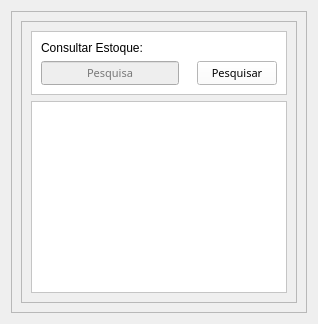
        <widget class="QWidget" name="Produtos">
         <layout class="QVBoxLayout" name="verticalLayout_2">
          <item>
           <widget class="QFrame" name="frame_4">
            <property name="frameShape">
             <enum>QFrame::StyledPanel</enum>
            </property>
            <property name="frameShadow">
             <enum>QFrame::Raised</enum>
            </property>
            <layout class="QVBoxLayout" name="verticalLayout_3">
             <item>
              <widget class="QFrame" name="frame_5">
               <property name="frameShape">
                <enum>QFrame::StyledPanel</enum>
               </property>
               <property name="frameShadow">
                <enum>QFrame::Raised</enum>
               </property>
               <layout class="QVBoxLayout" name="verticalLayout_4">
                <item>
                 <widget class="QFrame" name="frame_6">
                  <property name="styleSheet">
                   <string notr="true">background-color: rgb(255, 255, 255);</string>
                  </property>
                  <property name="frameShape">
                   <enum>QFrame::StyledPanel</enum>
                  </property>
                  <property name="frameShadow">
                   <enum>QFrame::Raised</enum>
                  </property>
                  <layout class="QGridLayout" name="gridLayout_3">
                   <item row="1" column="5">
                    <widget class="QPushButton" name="pushButton">
                     <property name="font">
                      <font>
                       <family>Bahnschrift SemiBold</family>
                       <pointsize>8</pointsize>
                       <weight>7</weight>
                       <italic>false</italic>
                       <bold>false</bold>
                      </font>
                     </property>
                     <property name="text">
                      <string>Pesquisar</string>
                     </property>
                    </widget>
                   </item>
                   <item row="0" column="2" colspan="4">
                    <widget class="QLabel" name="label_3">
                     <property name="styleSheet">
                      <string notr="true">font: 63 10pt &quot;Bahnschrift SemiBold&quot;;</string>
                     </property>
                     <property name="text">
                      <string>Consultar Estoque:</string>
                     </property>
                     <property name="alignment">
                      <set>Qt::AlignJustify|Qt::AlignVCenter</set>
                     </property>
                    </widget>
                   </item>
                   <item row="1" column="2">
                    <widget class="QLineEdit" name="lineEdit">
                     <property name="font">
                      <font>
                       <family>Bahnschrift SemiBold</family>
                       <pointsize>8</pointsize>
                       <weight>7</weight>
                       <italic>false</italic>
                       <bold>false</bold>
                      </font>
                     </property>
                     <property name="styleSheet">
                      <string notr="true">background-color: rgb(238, 238, 238);</string>
                     </property>
                     <property name="inputMask">
                      <string/>
                     </property>
                     <property name="text">
                      <string/>
                     </property>
                     <property name="alignment">
                      <set>Qt::AlignCenter</set>
                     </property>
                     <property name="placeholderText">
                      <string>Pesquisa</string>
                     </property>
                    </widget>
                   </item>
                  </layout>
                 </widget>
                </item>
                <item>
                 <widget class="QTableWidget" name="tableWidget_7">
                  <property name="styleSheet">
                   <string notr="true">background-color: rgb(255, 255, 255);</string>
                  </property>
                  <property name="editTriggers">
                   <set>QAbstractItemView::NoEditTriggers</set>
                  </property>
                 </widget>
                </item>
               </layout>
              </widget>
             </item>
            </layout>
           </widget>
          </item>
         </layout>
        </widget>
